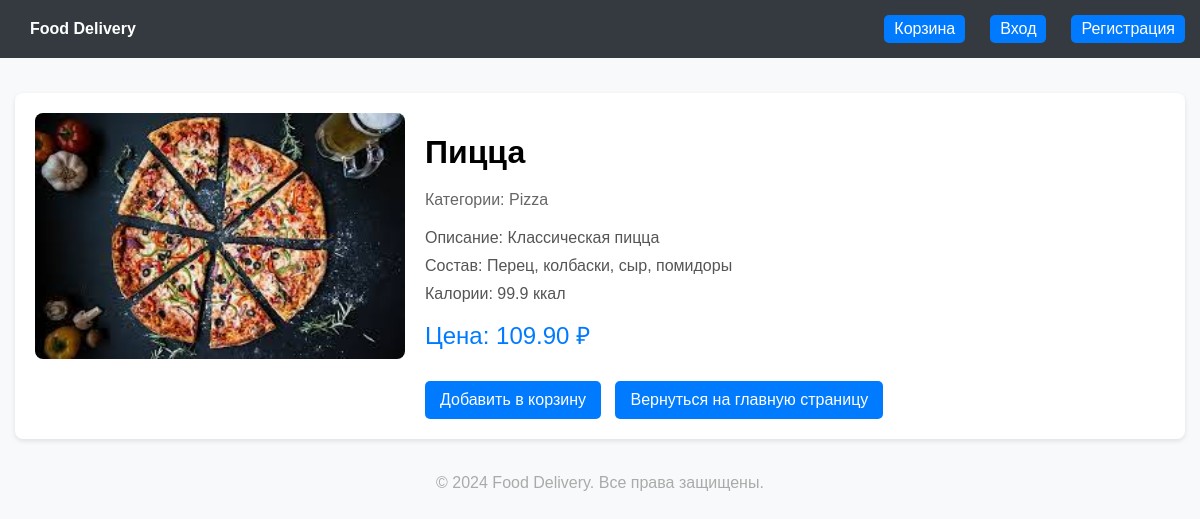
/detail/1, run on the app's committed database.
### core/models.py (models this page shows, shortened)
class Food(models.Model):
    compound = models.CharField(max_length=255, blank=True, null=True)
    name = models.CharField(max_length=100)
    category = models.ManyToManyField(Category)
    image = models.ImageField(upload_to='food')
    description = models.TextField(blank=True, null=True)
    calories = models.FloatField(blank=True, null=True)
    price = models.DecimalField(max_digits=10, decimal_places=2)
    is_available = models.BooleanField(default=True)

class Category(models.Model):
    name = models.CharField(max_length=100, unique=True)
    slug = models.SlugField(unique=True, blank=True, null=True)

### core/views.py (the view)
# urls.py: path('detail/<int:pk>', Detail.as_view(),  name='detail'),
class Detail(DetailView):
    model = Food
    template_name = 'detail.html'
    context_object_name = 'food'
    def get_context_data(self, **kwargs):
        context = super().get_context_data(**kwargs)
        if self.request.user.is_authenticated:
            count_quantity = Cart.objects.filter(user=self.request.user).aggregate(Sum('quantity'))
            context['cart_item_count'] = count_quantity['quantity__sum']
        else:
            context['cart_item_count'] = 0
        return context

### core/templates/detail.html (shortened to what this page needs)
{% load static %}
<!DOCTYPE html>
<html lang="en">
<head>
    <link rel="stylesheet" href="{% static 'css/detail_style.css' %}" />
</head>
<body>
    <header>
        <div>
           <a href="{% url 'home:home' %}"> <strong>Food Delivery</strong></a>
        </div>
        <div class="cart-info">
            <a href="{% url 'home:cart' %}">
                Корзина
            </a>
            {% if user.is_authenticated %}
                Привет, {{ user.username }}!
                <a href="{% url 'account:logout' %}">Выйти</a>
            {% else %}
                <a href="{% url 'account:login' %}">Вход</a>
                <a href="{% url 'account:register' %}">Регистрация</a>
            {% endif %}
        </div>
    </header>
    <div class="container">
        <div class="product-detail">
            <div class="product-image">
                <img src="{{ food.image.url }}" alt="{{ food.name }}">
            </div>
            <div class="product-info">
                <h1>{{ food.name }}</h1>
                <p class="categories">
                    Категории:
                    {% for category in food.category.all %}
                        {{ category.name }}{% if not forloop.last %}, {% endif %}
                    {% endfor %}
                </p>
                <p>Описание: {{ food.description }}</p>
                <p>Состав: {{food.compound}}</p>
                <p>Калории: {{ food.calories }} ккал</p>
                <p class="price">Цена: {{ food.price }} ₽</p>
                <div class="actions">
                    <a href="{% url 'home:add_cart' food.pk %}">Добавить в корзину</a>
                    <a href="{% url 'home:home' %}">Вернуться на главную страницу</a>
                </div>
            </div>
        </div>
    </div>
    <footer>
        &copy; 2024 Food Delivery. Все права защищены.
    </footer>
</body>
</html>

### core/static/css/detail_style.css (style rules this page uses)
body { font-family: Arial, sans-serif; margin: 0; padding: 0; background-color: #f8f9fa; }
header { background-color: #343a40; color: #fff; padding: 15px; display: flex; justify-content: space-between; align-items: center; }
header a { color: #fff; text-decoration: none; margin-left: 15px; }
.container { max-width: 1200px; margin: 20px auto; padding: 15px; }
.product-detail { display: flex; flex-wrap: wrap; gap: 20px; background-color: #fff; border-radius: 8px; box-shadow: 0 2px 5px rgba(0, 0, 0, 0.1); padding: 20px; }
.product-image { flex: 1; max-width: 400px; }
.product-image img { width: 100%; border-radius: 8px; object-fit: cover; }
.product-info { flex: 2; display: flex; flex-direction: column; justify-content: center; }
.product-info h1 { margin-bottom: 15px; }
.product-info p { margin: 5px 0; color: #555; }
.product-info .price { font-size: 1.5em; color: #007bff; margin: 10px 0; }
.product-info .categories { margin-bottom: 15px; color: #666; }
.product-info .actions { margin-top: 20px; }
.product-info .actions a { display: inline-block; background-color: #007bff; color: #fff; padding: 10px 15px; text-decoration: none; border-radius: 5px; margin-right: 10px; transition: background-color 0.3s; }
footer { text-align: center; margin-top: 20px; color: #aaa; }
.cart-info { display: flex; align-items: center; gap: 10px; }
.cart-info a { background-color: #007bff; color: #fff; padding: 5px 10px; border-radius: 5px; text-decoration: none; transition: background-color 0.3s; }

### data on the page
Food: image (picture), name "Пицца", description "Классическая пицца", compound "Перец, колбаски, сыр, помидоры", calories "99.9", price "109.90"
Category: name "Pizza"
